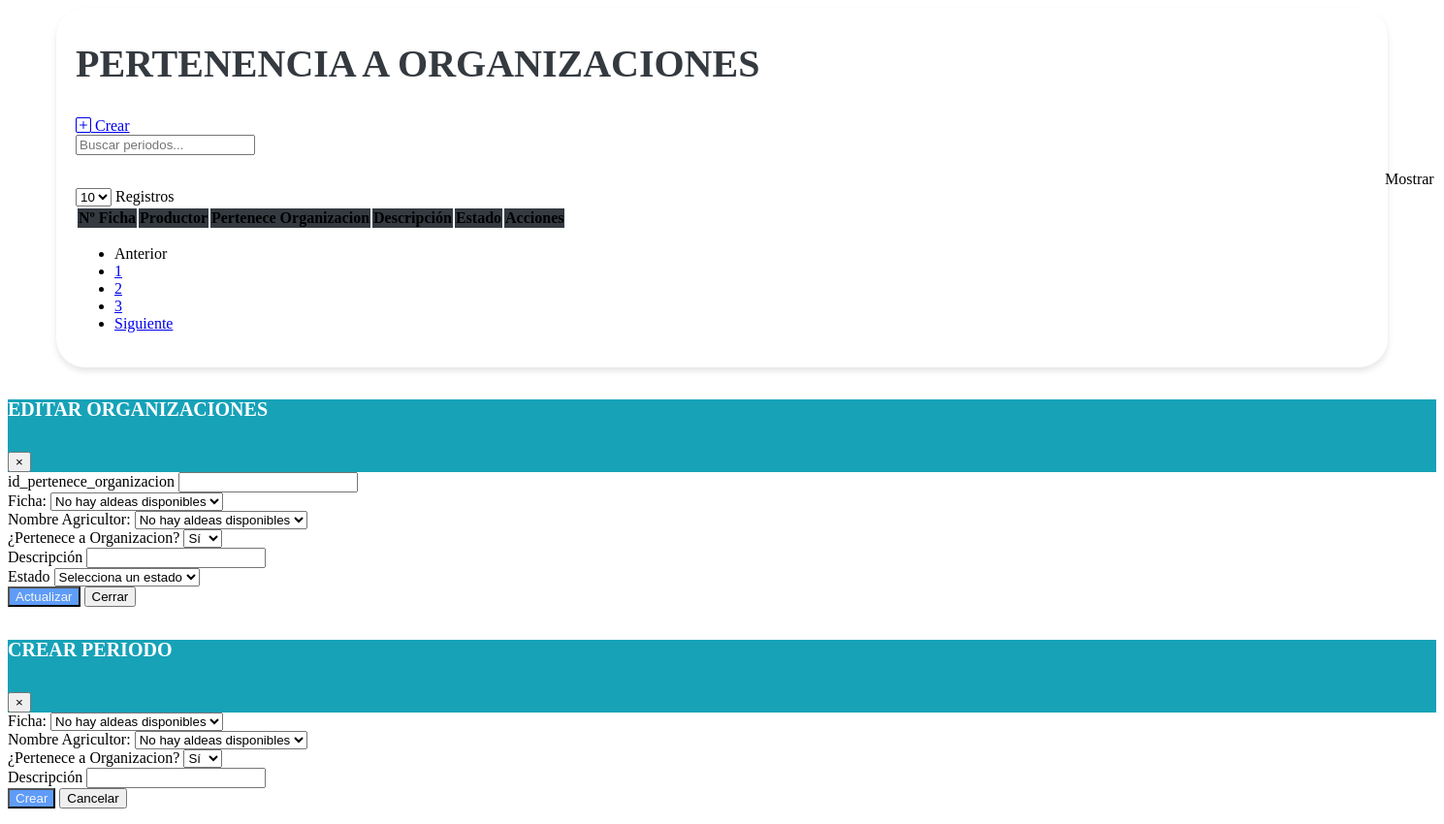
/vistas/Mantenimiento_Base_Organizaciones_Productor.php, run on an earlier commit of the app's database.
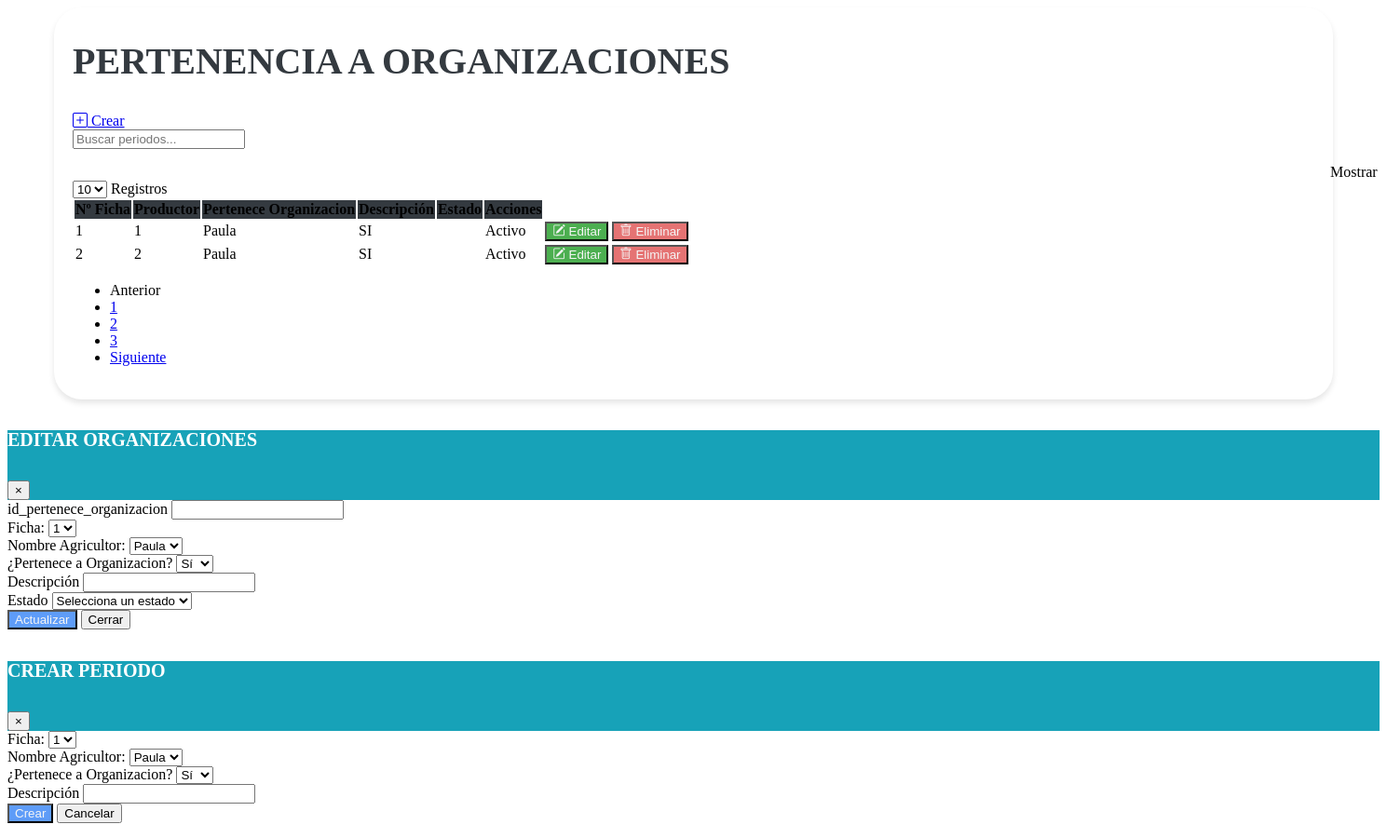
And on a later commit of the database.
### tables this page shows
CREATE TABLE `tbl_base_organizacion` (
  `id_pertenece_organizacion` bigint(20) NOT NULL,
  `id_ficha` bigint(20) NOT NULL,
  `id_productor` bigint(20) DEFAULT NULL,
  `pertenece_a_organizacion` enum('S','N') DEFAULT NULL,
  `descripcion` text DEFAULT NULL,
  `creado_por` varchar(50) DEFAULT NULL,
  `fecha_creacion` timestamp NULL DEFAULT current_timestamp(),
  `modificado_por` varchar(50) DEFAULT NULL,
  `fecha_modificacion` timestamp NULL DEFAULT current_timestamp() ON UPDATE current_timestamp(),
  `estado` enum('A','I') DEFAULT 'A'
);

CREATE TABLE `fichas` (
  `id_ficha` bigint(20) NOT NULL DEFAULT 0,
  `fecha_solicitud` date DEFAULT NULL,
  `anio_solicitud` int(11) DEFAULT NULL,
  `descripcion` varchar(255) DEFAULT NULL,
  `creado_por` varchar(50) DEFAULT NULL,
  `fecha_creacion` timestamp NOT NULL DEFAULT current_timestamp(),
  `modificado_por` varchar(50) DEFAULT NULL,
  `fecha_modificacion` timestamp NOT NULL DEFAULT current_timestamp() ON UPDATE current_timestamp(),
  `estado` enum('A','I') DEFAULT NULL,
  `fecha_entrevista` date DEFAULT NULL,
  `nombre_encuentrador` varchar(50) DEFAULT NULL,
  `firma_productor` varchar(100) DEFAULT NULL,
  `nombre_encuestador` varchar(50) DEFAULT NULL,
  `firma_encuestador` varchar(100) DEFAULT NULL,
  `nombre_supervisor` varchar(50) DEFAULT NULL,
  `firma_supervisor` varchar(100) DEFAULT NULL
);

CREATE TABLE `tbl_productor` (
  `id_ficha` varchar(50) DEFAULT NULL,
  `id_productor` bigint(20) NOT NULL,
  `primer_nombre` varchar(255) DEFAULT NULL,
  `segundo_nombre` varchar(255) DEFAULT NULL,
  `primer_apellido` varchar(255) DEFAULT NULL,
  `segundo_apellido` varchar(255) DEFAULT NULL,
  `identificacion` bigint(20) DEFAULT NULL,
  `fecha_nacimiento` date DEFAULT NULL,
  `genero` varchar(10) DEFAULT NULL,
  `estado_civil` varchar(20) DEFAULT NULL,
  `nivel_escolaridad` varchar(50) DEFAULT NULL,
  `ultimo_grado_escolar_aprobado` varchar(50) DEFAULT NULL,
  `telefono_1` int(11) DEFAULT NULL,
  `telefono_2` int(11) DEFAULT NULL,
  `telefono_3` int(11) DEFAULT NULL,
  `email_1` varchar(255) DEFAULT NULL,
  `email_2` varchar(255) DEFAULT NULL,
  `email_3` varchar(255) DEFAULT NULL,
  `descripcion` text DEFAULT NULL,
  `creado_por` varchar(25) DEFAULT NULL,
  `fecha_creacion` timestamp NOT NULL DEFAULT current_timestamp() ON UPDATE current_timestamp(),
  `modificado_por` varchar(25) DEFAULT NULL,
  `fecha_modificacion` timestamp NOT NULL DEFAULT current_timestamp(),
  `estado` enum('A','I') DEFAULT NULL
);

### vistas/Mantenimiento_Base_Organizaciones_Productor.php (the view, shortened to what the rows shown need)
<link href="https://cdn.jsdelivr.net/npm/bootstrap-icons@1.10.0/font/bootstrap-icons.css" rel="stylesheet">
<link rel="stylesheet" href="assets/css/estilos.css">
<div class="containertable">
    <div class="d-flex justify-content-between align-items-end mb-4">
        <div>
            <h1 class="poppins-font mb-2">PERTENENCIA A ORGANIZACIONES</h1>
            <br>
        </div>
    </div>
    <div class="table-responsive">
        <table class="table table-hover">
            <thead class="table-dark text-center" style="background-color: #343A40;">
                <tr>
                    <th scope="col">Nº Ficha</th>
                    <th scope="col">Productor</th>
                    <th scope="col">Pertenece Organizacion</th>
                    <th scope="col">Descripción</th>
                    <th scope="col">Estado</th>
                    <th scope="col">Acciones</th>
                </tr>
            </thead>
            <tbody class="text-center">
                <?php
                include "../php/conexion_be.php";
                $sql = $conexion->query("SELECT
                BO.*,
                F.id_ficha,
                P.primer_nombre
            FROM
            tbl_base_organizacion BO
            INNER JOIN fichas F ON BO.Id_Ficha = F.id_ficha
            INNER JOIN tbl_productor P ON BO.Id_Productor = P.id_productor;
            ");
                while ($datos = $sql->fetch_object()) { ?>
                    <tr>
                        <td><?= $datos->id_pertenece_organizacion ?></td>
                        <td><?= $datos->id_ficha ?></td>
                        <td><?= $datos->primer_nombre ?></td>
                        <td><?php
                            if ($datos->pertenece_a_organizacion == "S") {
                                echo '<span class="badge bg-success">SI</span>';
                            } else {
                                echo '<span class="badge bg-danger">NO</span>';
                            }
                            ?>
                        </td>
                        <td><?= $datos->descripcion ?></td>
                        <td><?php
                            if ($datos->estado == "A") {
                                echo '<span class="badge bg-success">Activo</span>';
                            } else {
                                echo '<span class="badge bg-danger">Inactivo</span>';
                            }
                            ?></td>
                        <td>
                            <button type="button" class="btn btn-editar" data-toggle="modal" data-target="#modalEditar" onclick="abrirModalEditar
                            ('<?= $datos->id_pertenece_organizacion ?>', '<?= $datos->id_ficha ?>', '<?= $datos->id_productor ?>', '<?= $datos->pertenece_a_organizacion ?>', '<?= $datos->descripcion ?>', '<?= $datos->estado ?>')">
                                <i class="bi bi-pencil-square"></i>
                                Editar
                            </button>
                            <form id="deleteForm" method="POST" action="modelos/eliminar_pertenece_organizacion.php" style="display: inline;">
                                <button type="submit" class="btn btn-eliminar">
                                    <i class="bi bi-trash"></i>
                                    Eliminar
                                </button>
                            </form>
                        </td>
                    </tr>
                <?php }
                ?>
            </tbody>
        </table>
    </div>
</div>

What changed in the data, as far as the page shows it:
added tbl_base_organizacion: id_pertenece_organizacion "1", id_ficha.id_ficha "1", id_productor.primer_nombre "Paula", pertenece_a_organizacion "SI", estado "Activo"
added tbl_base_organizacion: id_pertenece_organizacion "2", id_ficha.id_ficha "2", id_productor.primer_nombre "Paula", pertenece_a_organizacion "SI", estado "Activo"
Also different on the page:
form field id_ficha: "No hay aldeas disponibles" → "1"
form field id_productor: "No hay aldeas disponibles" → "Paula"
